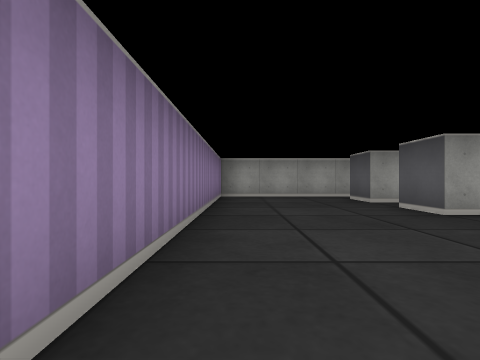
view 1 (above)

16 first-person views from a walk through a cub3D maze. The camera is about half as high as the walls, looks level and sees 80° across. The floor is counted in squares. Each view is taken from the middle of a square. On the plan, view 1 faces up. The plan holds only what a view shows up to about 9 squares ahead; the rest is blank.

view 2
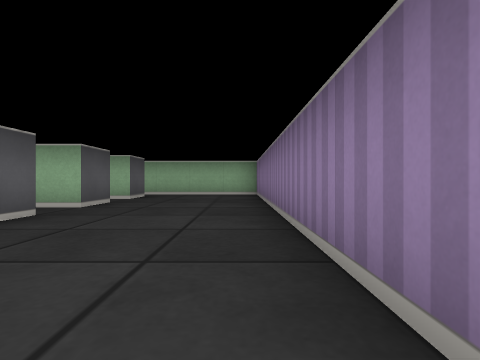

view 3
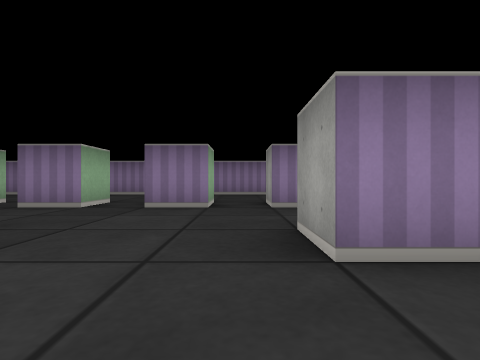

view 4
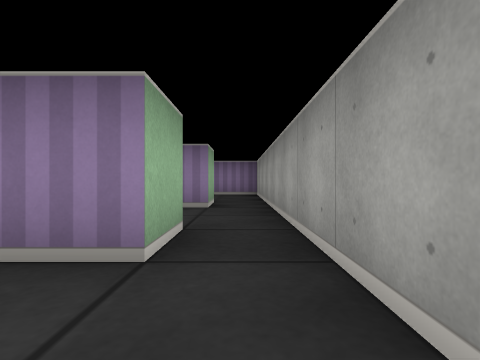

view 5
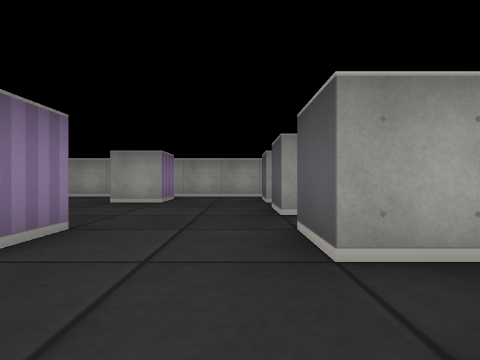

view 6
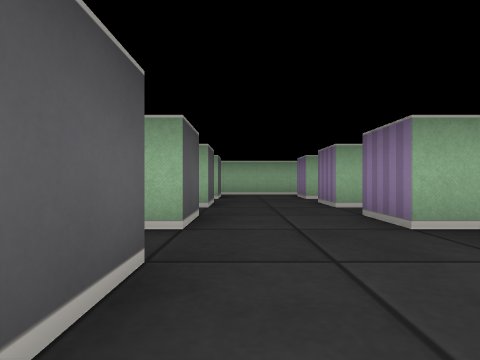

view 7
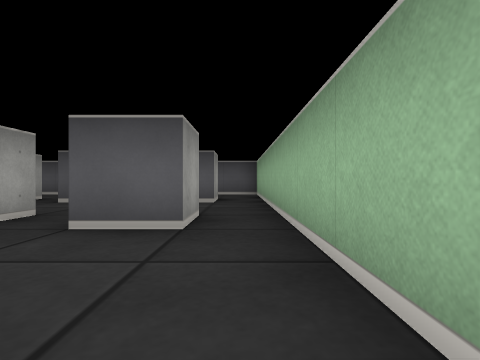

view 8
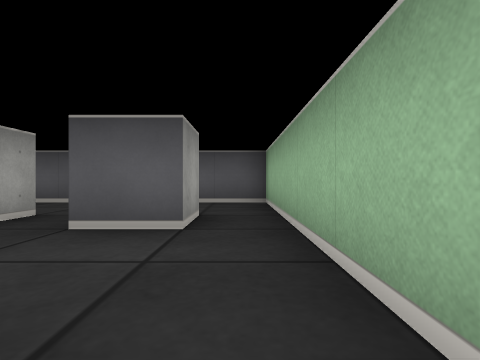

view 9
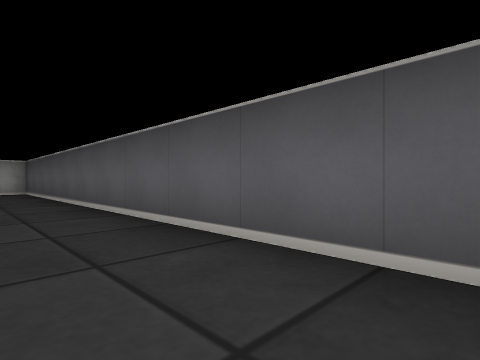

view 10
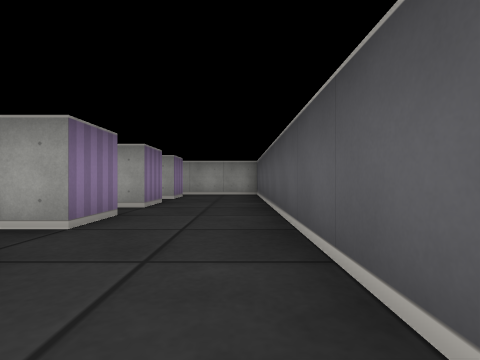

view 11
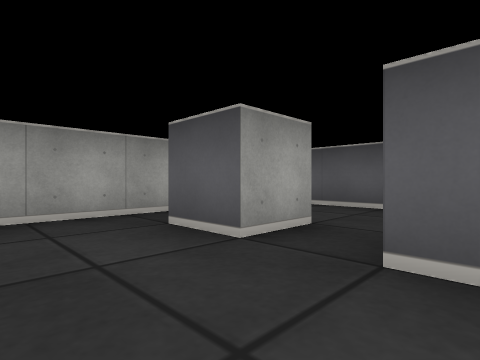

view 12
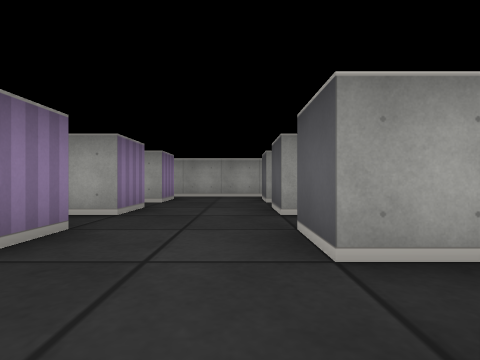

view 13
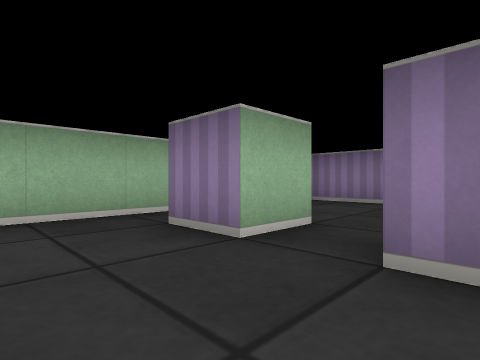

view 14
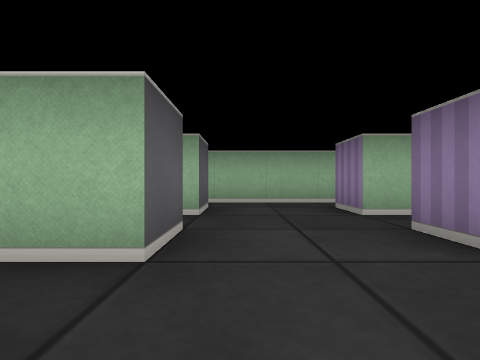

view 15
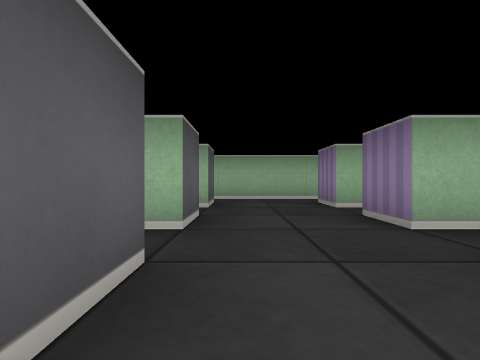

view 16
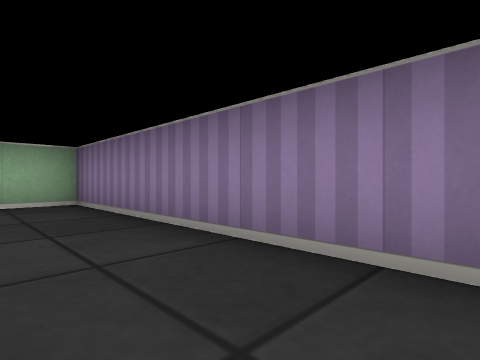

### Floor plan
Points are (right, up) in squares from view 1. A wall is a line through its corners. A room is listed if a view was taken in it or the views show most of it. See-through windows are left out.
Room 1 (views 1, 2, 3, 4, 5, 6, 7, 8, 9, 10, 11, 12, 13, 14, 15, 16)
walls: (5.9, 2.5) (6.5, 2.5) (6.5, 1.5); (5.5, 1.5) (5.5, 2.5); (9.4, 1.5) (8.5, 1.5) (8.5, 2.5); (9.5, 2.5) (9.5, 1.8); (8.5, -0.4) (8.5, 0.4); (5.5, -0.5) (5.5, 0.5) (6.5, 0.5) (6.5, -0.5); (9.5, -0.5) (8.9, -0.5); (9.5, 4.5) (9.5, 3.5) (8.5, 3.5) (8.5, 4.5); (3, 3.5) (2.5, 3.5) (2.5, 4.5) (3.5, 4.5) (3.5, 3.5); (2.5, 1.5) (2.5, 2.1); (2.5, 2.5) (3.5, 2.5) (3.5, 1.5); (5.5, -2.5) (5.5, -1.5) (6.5, -1.5) (6.5, -2.4); (5.5, 6.5) (6.5, 6.5) (6.5, 5.5) (5.5, 5.5); (3.5, 5.5) (2.5, 5.5) (2.5, 6.5) (3.5, 6.5) (3.5, 5.5); (2.5, -0.5) (2.5, 0.5) (3.5, 0.5) (3.5, -0.5); (9.5, -2.5) (8.5, -2.5) (8.5, -1.5); (9.5, 6.5) (9.5, 5.5) (8.5, 5.5) (8.5, 6.5); (12.5, 2.5) (12.5, 1.5) (11.5, 1.5) (11.5, 2.5); (12.5, -0.5) (11.9, -0.5); (12.5, 4.5) (12.5, 3.5) (11.5, 3.5) (11.5, 4.5); (2.5, -2.5) (2.5, -1.5) (3.5, -1.5) (3.5, -2.5); (12.5, -2.5) (11.5, -2.5) (11.5, -1.5); (12.5, 6.5) (12.5, 5.5) (11.5, 5.5) (11.5, 6.5); (-0.5, -3.5) (14.5, -3.5) (14.5, 7.5) (-0.5, 7.5) (-0.5, -3.5)

Where each view was taken, in squares from view 1:
view 1: 0 up, 0 right, facing up
view 2: 5 up, 0 right, facing down
view 3: 5 up, 8 right, facing left
view 4: 7 up, 8 right, facing left
view 5: 0 up, 8 right, facing up
view 6: 5 up, 8 right, facing down
view 7: 3 down, 6 right, facing right
view 8: 3 down, 9 right, facing right
view 9: 3 down, 13 right, facing up-right
view 10: 1 down, 14 right, facing up
view 11: 4 up, 10 right, facing up-right
view 12: 0 up, 11 right, facing up
view 13: 0 up, 5 right, facing down-left
view 14: 2 up, 5 right, facing down
view 15: 3 up, 5 right, facing down
view 16: 2 up, 1 right, facing down-left
